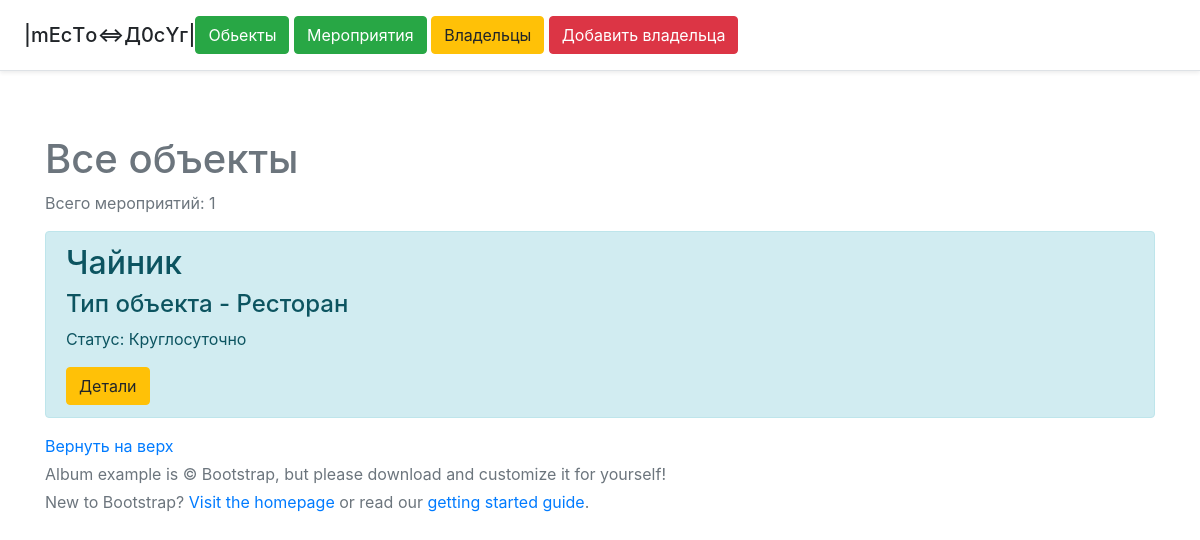
/house, run on the app's committed database.
### app.py (models this page shows, shortened)
class House(db.Model):
    id = db.Column(db.Integer, primary_key=True)
    Name = db.Column(db.String(45), nullable=True)
    Name_owner = db.Column(db.String(45), nullable=True)
    Type = db.Column(db.String(45), nullable=True)
    Index = db.Column(db.String(45), nullable=True)
    Slots = db.Column(db.Integer, nullable=True)
    Status = db.Column(db.String(45), nullable=True)
    Data_open = db.Column(db.Integer, nullable=True)

### app.py (the view)
@app.route('/house')
def houses():
    events = Event.query.order_by(Event.id.desc()).all()
    house = House.query.order_by(House.id.desc()).all()
    return render_template('house.html', house=house, events=events)

### templates/house.html (shortened to what this page needs)
{% extends 'base.html' %}
{% block body %}
<div class = 'container'>
    <H1>Все объекты</H1>
     <p>Всего мероприятий: {{ events|length }}</p>
    {% if house|length > 0 %}
        {% for i in house %}
        <div class = "alert alert-info">
            <h2>{{ i.Name }}</h2>
            <h4>Тип объекта - {{ i.Type }}</h4>
            <p>Статус: {{ i.Status }}</p>
            <a href="/house/{{ i.id }}" class="btn btn-warning">Детали</a>
        </div>
        {% endfor %}
    {% else %}
    <p>На сайте еще нет объектов</p>
    {% endif %}
</div>
{% endblock %}

### templates/base.html (style rules this page uses)
.bodys { background: url(https://upload.wikimedia.org/wikipedia/commons/thumb/9/94/A_Website_Background.png/800px-A_Website_Background.png); background-size: 100%; }

### data on the page
House: Name "Чайник", Type "Ресторан", Status "Круглосуточно"

### other printed values
{{ events|length }} "1"
